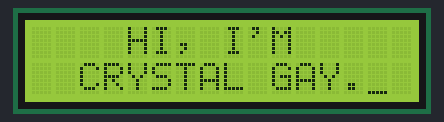
The sketch below on a simulated Arduino Uno, built with avr-gcc and run on an emulated ATmega328P. On the bench: 16×2 character LCD.

Above: at 0.1 s.
At 4.2 s:
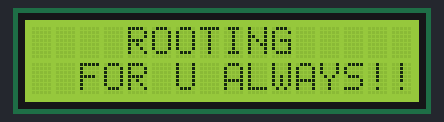
At 6.2 s:
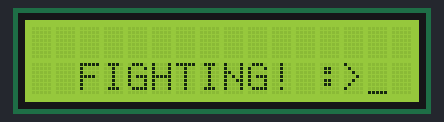
At 9.2 s:
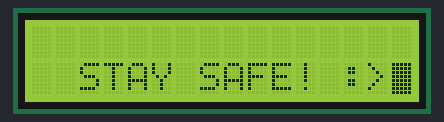

The sketch:

BlinkingCursor_DISPLAY.ino
```cpp
#include <Wire.h>
#include <LiquidCrystal_I2C.h>

// Set the LCD address to 0x27 for a 16 chars and 2 line display
LiquidCrystal_I2C lcd(0x27, 16, 2);

void setup()
{
	// initialize the LCD
	lcd.init();
}

void loop()
{
	bool blinking = true;
	lcd.cursor();
  lcd.backlight();
	while (1) {
		if (blinking) {
	    lcd.clear();
      lcd.setCursor(2,0);
      lcd.print("  HI, I'M");

      lcd.setCursor(2,1);
      lcd.print("CRYSTAL GAY.");
      lcd.noBlink();
      blinking = false;
		} else {
	    lcd.clear();
      lcd.setCursor(2,0);
      lcd.print("  ROOTING");
      lcd.setCursor(2,1);
      lcd.print("FOR U ALWAYS!!");
      delay (2000);
      lcd.clear();
      lcd.setCursor(2,1);
      lcd.print("FIGHTING! :>");
      delay (3000);
      lcd.clear();
      lcd.setCursor(2,1);
      lcd.print("STAY SAFE! :>");
      lcd.blink();
      blinking = true;
		}
		delay(4000);
	}
}
```

Measured:
- by itself, everything shown: repeats every 13.1 s, in 4 steps
- what the display in image 1 shows lasts 2.0 s, from 4.1 s to 6.1 s
- what the display in image 2 shows lasts 3.0 s, from 6.1 s to 9.1 s
- what the display in image 3 shows lasts 4.1 s, from 9.1 s to 13.2 s
